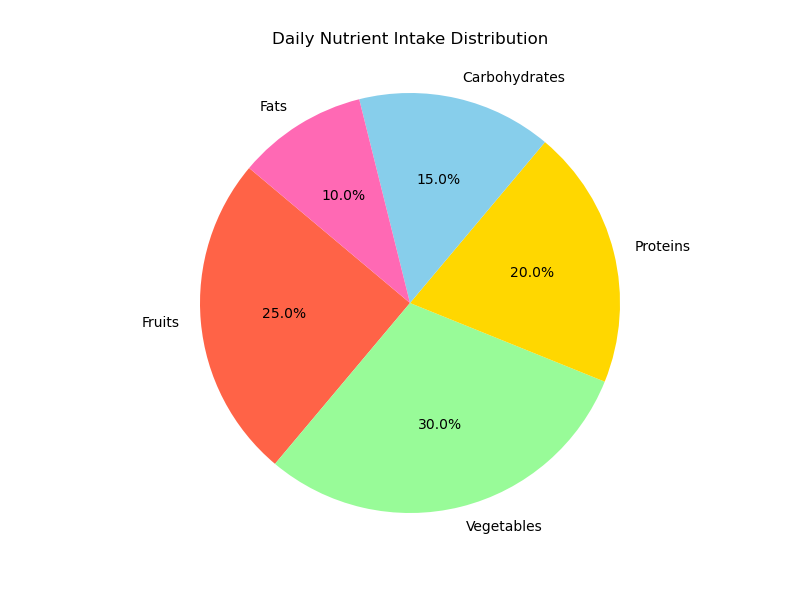

Write the Python code that produced this figure.

import matplotlib.pyplot as plt

# Data to plot
labels = 'Fruits', 'Vegetables', 'Proteins', 'Carbohydrates', 'Fats'
sizes = [25, 30, 20, 15, 10]
colors = ['#ff6347', '#98fb98', '#ffd700', '#87ceeb', '#ff69b4']

# Create pie chart
plt.figure(figsize=(8, 6))
plt.pie(sizes, labels=labels, colors=colors, autopct='%1.1f%%', startangle=140)

plt.title('Daily Nutrient Intake Distribution', pad=20)
plt.axis('equal')  # Equal aspect ratio ensures that pie is drawn as a circle.
plt.show()
